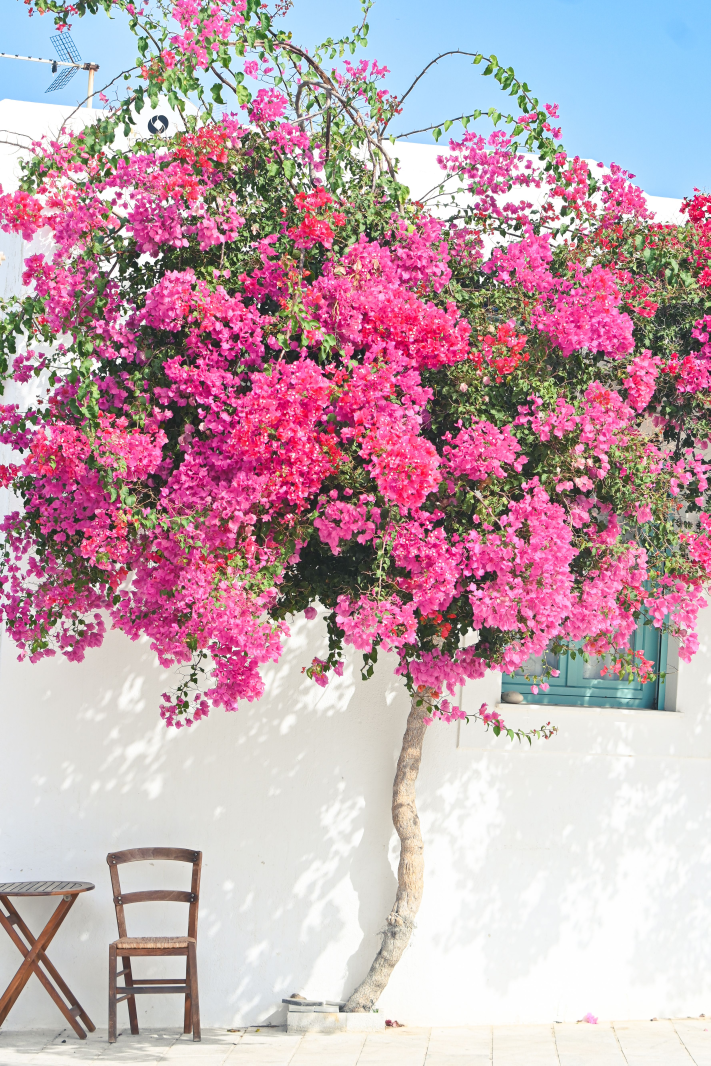
#> input picture Imagenes Tarea 2/alice.jpg, 3551 x 5327 px (shown at 1/5 size); its folder holds only this picture in this run
$ python main.py
#> lines starting #> are read from the running program, lines starting #| are printed output that depends on the picture
import os
from PIL import Image
from PIL import ImageDraw
from xlsxwriter import Workbook

#Para calcular las nuevas dimensiones manteniendo la relación de las imagenes
def calcular_resize(ancho_original, alto_original, ancho_deseado=None, alto_deseado=None):
    """Calcular las nuevas dimensiones de una imagen manteniendo su proporción.

    Esta función permite redimensionar una imagen especificando ya sea el
    ancho deseado o el alto deseado. Si se proporciona uno de los dos, el
    valor restante se calcula automáticamente para conservar la relación de
    aspecto original.

    :param ancho_original: Ancho original de la imagen en píxeles.
    :type ancho_original: int
    :param alto_original: Alto original de la imagen en píxeles.
    :type alto_original: int
    :param ancho_deseado: Ancho deseado para la nueva imagen, si aplica.
    :type ancho_deseado: int | None
    :param alto_deseado: Alto deseado para la nueva imagen, si aplica.
    :type alto_deseado: int | None
    :return: Una tupla con las nuevas dimensiones ``(ancho, alto)`` o ``None``
        si no se especificó ningún valor de redimensionamiento.
    :rtype: tuple | None
    """

    if ancho_deseado == None and alto_deseado == None:
        return None

    if ancho_deseado != None:

        relacion = alto_original / ancho_original
        alto_deseado = ancho_deseado * relacion
        alto_deseado = int(alto_deseado)

    elif alto_deseado != None:

        relacion = ancho_original / alto_original
        ancho_deseado = alto_deseado * relacion
        ancho_deseado = int(ancho_deseado)

    return (ancho_deseado, alto_deseado)

if __name__ == '__main__':

    nombres_imagenes=os.listdir("Imagenes Tarea 2") #Para obtener los nombres de la carpeta que almacena las imagenes
    lista=[]
    #Recorre la lista con los nombres de las imagenes
    for nombre in nombres_imagenes:
        if nombre.endswith(".jpg") or nombre.endswith(".png"): #Para procesar solo imagenes JPG y PNG
            ruta=f"Imagenes Tarea 2/{nombre}"
            imagen=Image.open(ruta)
#> imagen is the input picture: PIL image 3551x5327 RGB; mean R, G, B 193.9, 164.3, 175

            tupla=()
            if imagen.size[1]>800 and imagen.size[1]>=imagen.size[0]:
                tupla=(nombre,imagen.format,imagen.size[0],imagen.size[1],"Procesada") #Toma los datos para el reporte

                nuevas_dimensiones=calcular_resize(imagen.size[0], imagen.size[1],None,800) #Para redimensionar la imagen
#> nuevas_dimensiones = (533, 800)
                imagen = imagen.resize(nuevas_dimensiones)
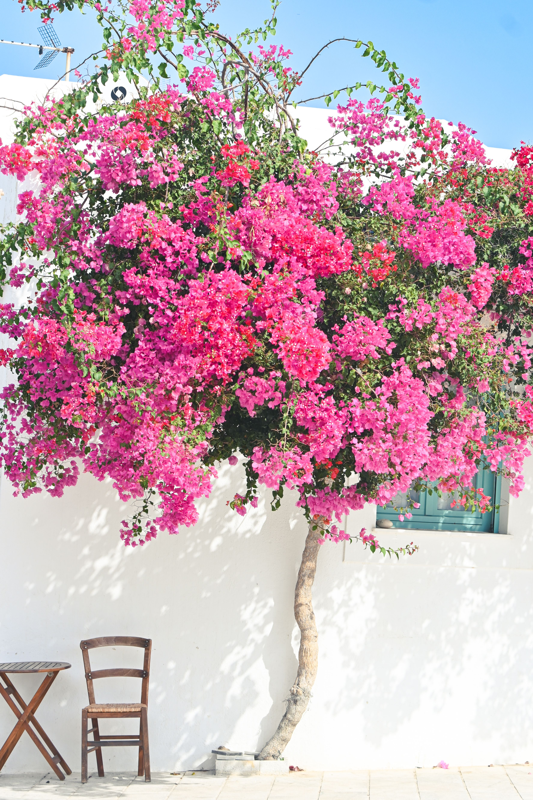
#> imagen: PIL image 533x800 RGB; mean R, G, B 193.8, 164.3, 175

                imagen= imagen.convert("L") #Aplica escala grises
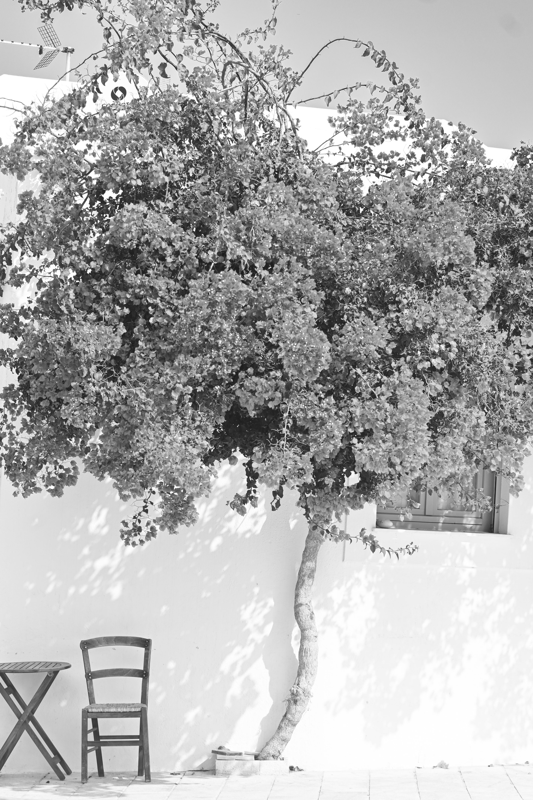
#> imagen: PIL image 533x800 L; min 23, max 255, mean 174.4

                draw = ImageDraw.Draw(imagen) #Aplica una marca de agua de texto
                texto = "Firma empresa"
                posicion = (10, 10)
                draw.text(posicion, texto)

                imagen.save(f"Imagenes procesadas/{nombre}") #Guarda la imagen en la carpeta definida

            elif imagen.size[0]>800 and imagen.size[0]>=imagen.size[1]:
                tupla=(nombre,imagen.format,imagen.size[0],imagen.size[1],"Procesada")

                nuevas_dimensiones=calcular_resize(imagen.size[0], imagen.size[1], 800)
                imagen = imagen.resize(nuevas_dimensiones)

                imagen= imagen.convert("L")

                draw = ImageDraw.Draw(imagen)
                texto = "Firma empresa"
                posicion = (10, 10)
                draw.text(posicion, texto)

                imagen.save(f"Imagenes procesadas/{nombre}")

            elif imagen.size[0]<=800 and imagen.size[1]<=800:
                tupla=(nombre,imagen.format,imagen.size[0],imagen.size[1],"Procesada")

                imagen= imagen.convert("L")

                draw = ImageDraw.Draw(imagen)
                texto = "Firma empresa"
                posicion = (10, 10)
                draw.text(posicion, texto)

                imagen.save(f"Imagenes procesadas/{nombre}")
            lista.append(tupla) #Agrega los datos a la lista para luego usarlos en el reporte

        else:
            print(f"El archivo {nombre} no es una imagen del formato .jpg o .png")


    #Generación del reporte para Excel

    reporte = Workbook("reporte_imagenes.xlsx") #Crear el archivo Excel y encabezados de las columnas
    hoja1= reporte.add_worksheet("Resumen")
    hoja1.write(0,0, "Nombre del archivo original")
    hoja1.write(0,1, "Formato de la imagen")
    hoja1.write(0,2, "Ancho original")
    hoja1.write(0,3, "Alto original")
    hoja1.write(0,4, "Estado")

    indice_fila=1

    for dato in lista: #Para recorrer la lista con datos y escribirlos en el Excel
        hoja1.write(indice_fila, 0, dato[0])
        hoja1.write(indice_fila, 1, dato[1])
        hoja1.write(indice_fila, 2, dato[2])
        hoja1.write(indice_fila, 3, dato[3])
        hoja1.write(indice_fila, 4, dato[4])

        indice_fila += 1
#> after the loop, indice_fila = 2


    reporte.close()

$ run again, on Imagenes Tarea 2/janvibez.jpg
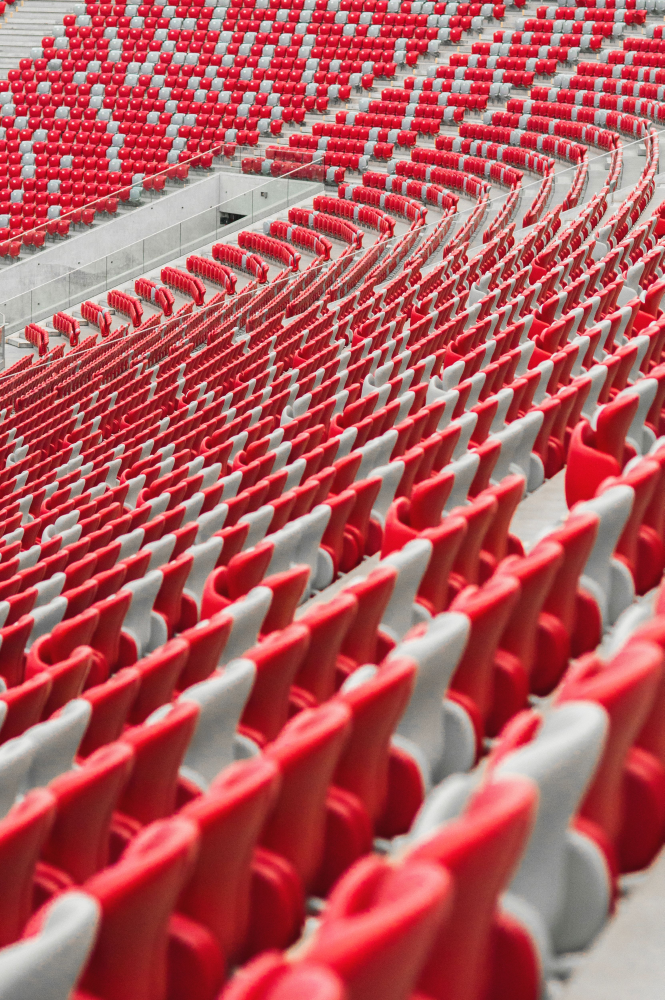
#> input picture Imagenes Tarea 2/janvibez.jpg, 3321 x 5000 px (shown at 1/5 size)
#> imagen is the input picture: PIL image 3321x5000 RGB; mean R, G, B 178.7, 91.5, 94.9
#> `imagen = imagen.resize(nuevas_dimensiones)`:
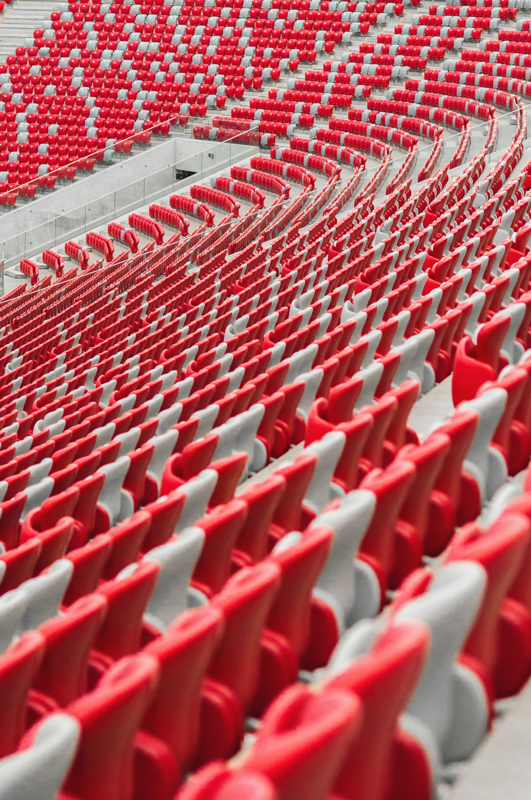
#> imagen: PIL image 531x800 RGB; mean R, G, B 178.7, 91.5, 94.9
#> `imagen= imagen.convert("L")`:
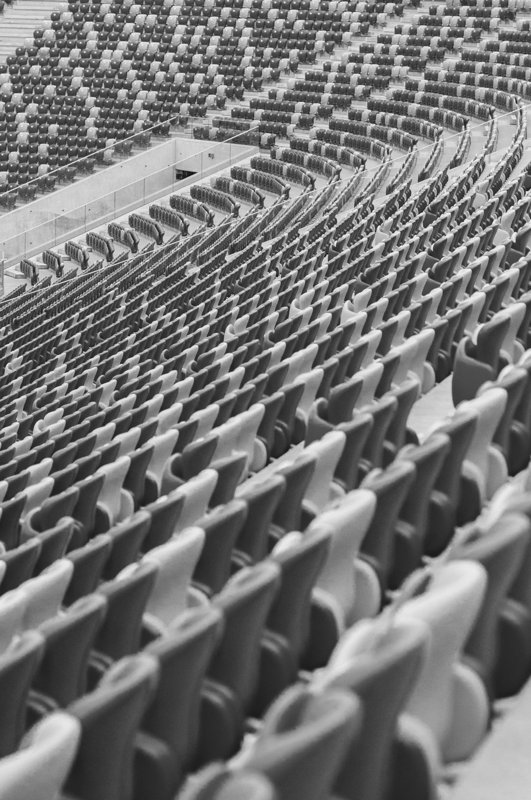
#> imagen: PIL image 531x800 L; min 18, max 245, mean 117.9

$ run again, on Imagenes Tarea 2/jemanuel.jpg
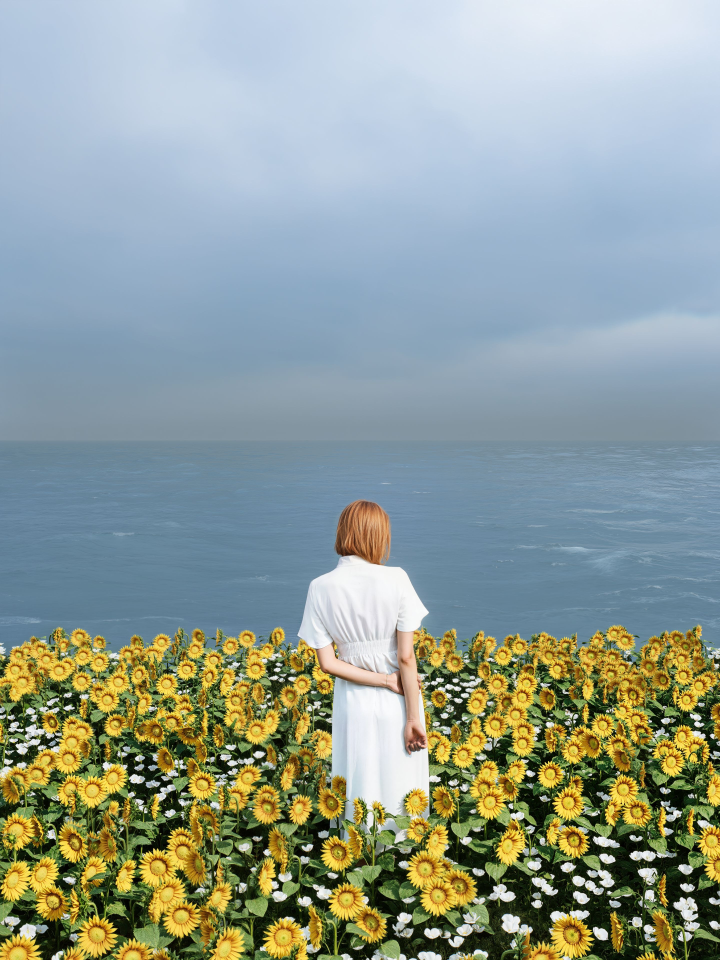
#> input picture Imagenes Tarea 2/jemanuel.jpg, 2880 x 3840 px (shown at 1/4 size)
#> imagen is the input picture: PIL image 2880x3840 RGB; mean R, G, B 145, 157.6, 150.4
#> `imagen = imagen.resize(nuevas_dimensiones)`:
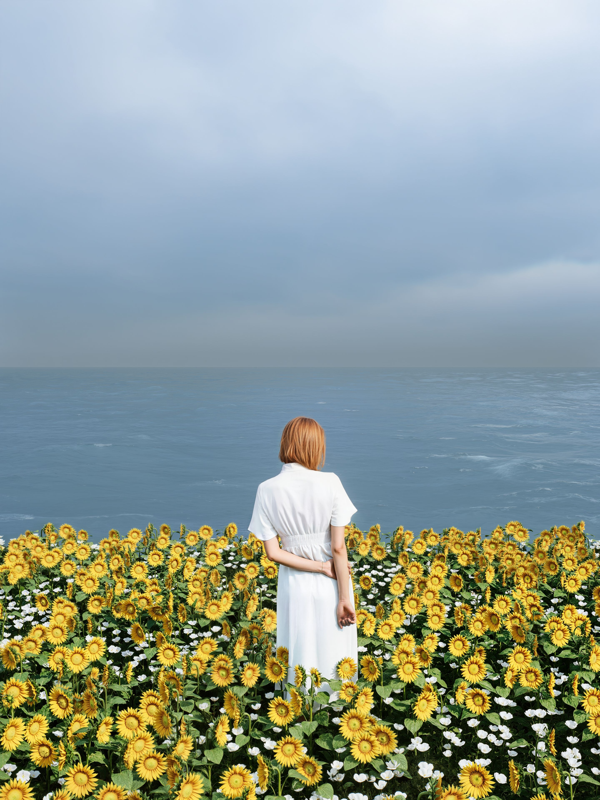
#> imagen: PIL image 600x800 RGB; mean R, G, B 145, 157.6, 150.5
#> `imagen= imagen.convert("L")`:
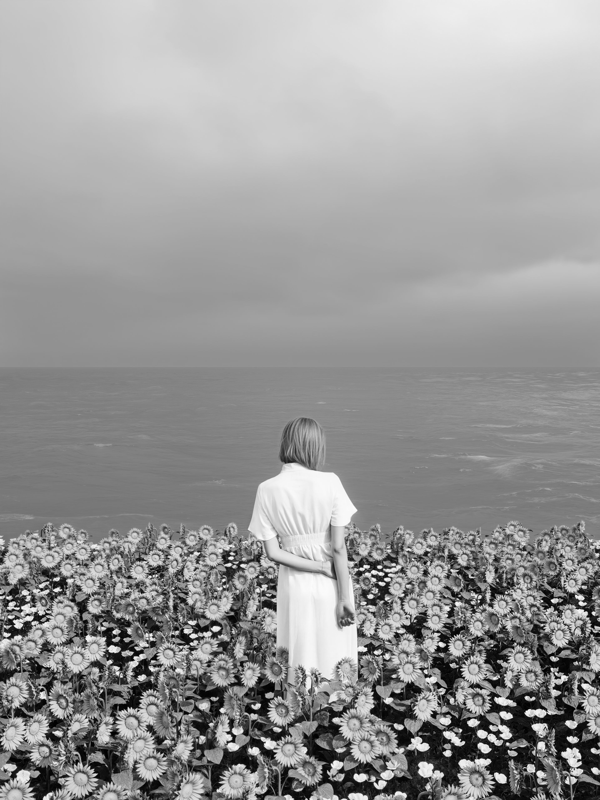
#> imagen: PIL image 600x800 L; min 0, max 255, mean 153

$ run again, on Imagenes Tarea 2/damir.jpg
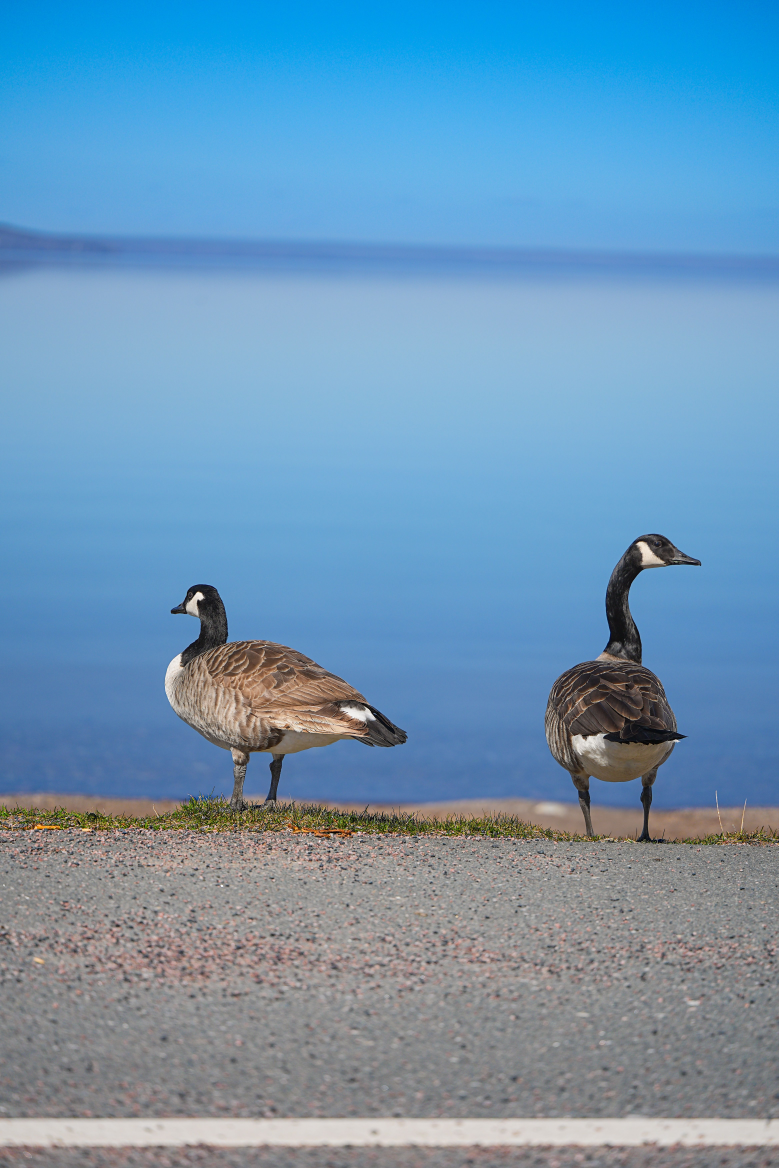
#> input picture Imagenes Tarea 2/damir.jpg, 4672 x 7008 px (shown at 1/6 size)
#> imagen is the input picture: PIL image 4672x7008 RGB; mean R, G, B 109.5, 150, 181.1
#> `imagen = imagen.resize(nuevas_dimensiones)`:
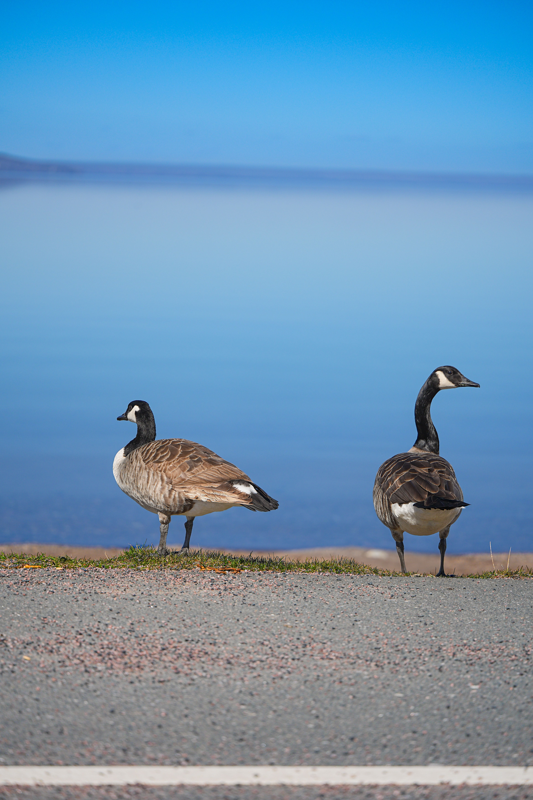
#> imagen: PIL image 533x800 RGB; mean R, G, B 109.5, 150, 181.1
#> `imagen= imagen.convert("L")`:
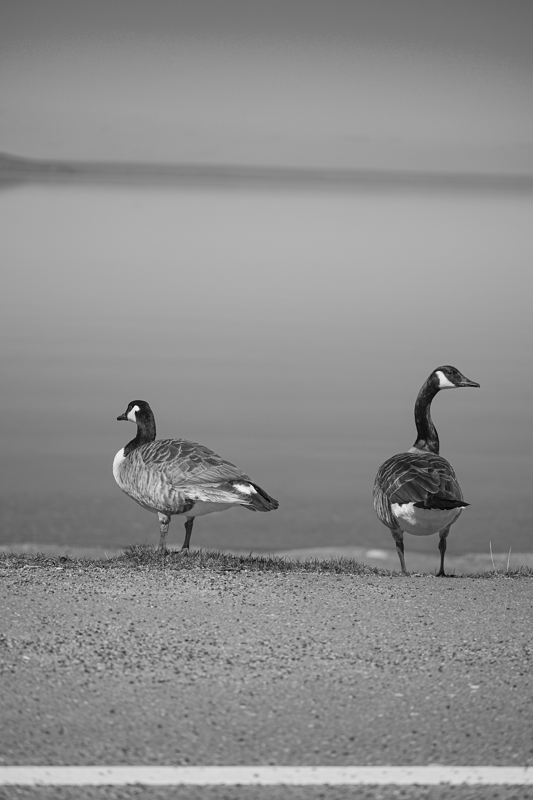
#> imagen: PIL image 533x800 L; min 4, max 249, mean 141.4
